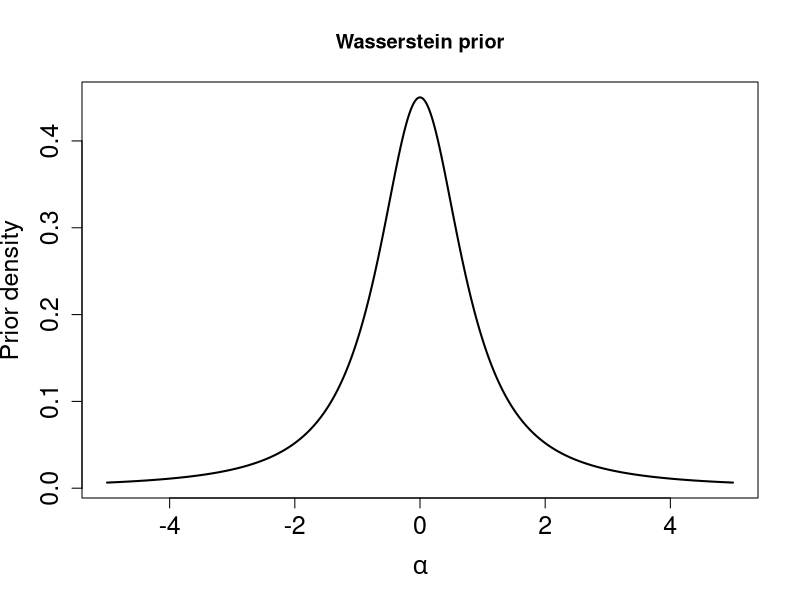
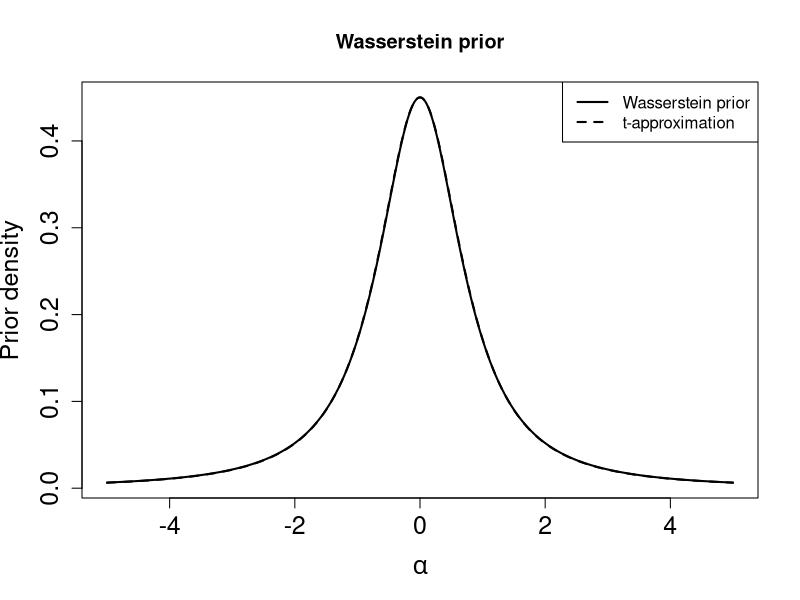
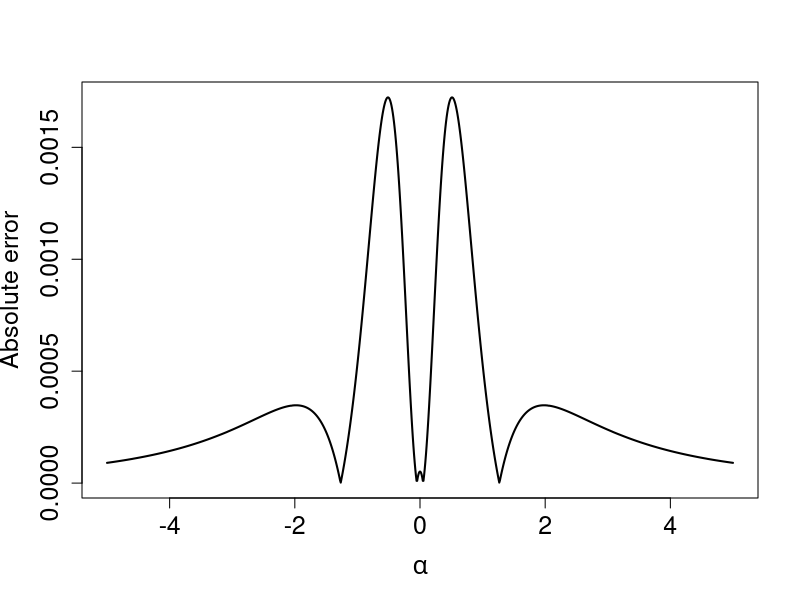

These charts were generated, in order, by the following R code:
## ---- chunk 1
# Wasserstein information function
WIM <- Vectorize(function(alpha){
  # Integrand
  integ <- Vectorize(function(x){
    log_num <- 0.5*log(2) - 0.5*(1 + 2*alpha^2)*x^2
    log_den <- 1.5*log(pi) + 2*log(1 + alpha^2) - log(2) - pnorm(alpha*x, log.p = TRUE)
    out <- exp(log_num - log_den)
    return(out)
  })
  int <- integrate(integ,-Inf,Inf)$value
})

# Normalising constant
tempf <- Vectorize(function(alpha){sqrt(WIM(alpha))})
normc <- integrate(tempf,-Inf,Inf)$value

# Wasserstein prior
piW <- Vectorize(function(alpha){sqrt(WIM(alpha))/normc })

curve(piW,-5,5, lwd = 2, n = 1000, xlab = expression(alpha), ylab = "Prior density", main = "Wasserstein prior",
      cex.axis = 1.5, cex.lab = 1.5)
## ---- chunk 2
# t-approximation
sc = 0.757
appt <- Vectorize(function(x) dt(x/sc, df = 3/2)/sc)

curve(piW,-5,5, lwd = 2, n = 1000, xlab = expression(alpha), ylab = "Prior density", main = "Wasserstein prior",
      cex.axis = 1.5, cex.lab = 1.5)
curve(appt,-5,5, lwd = 2, lty = 2, add = T, n = 1000)
legend('topright', legend = c('Wasserstein prior', 't-approximation'), lwd = 2, lty = c(1,2))



abs_err <- Vectorize(function(x) abs(piW(x) - appt(x))  )

curve(abs_err,-5,5, lwd = 2, n = 1000, xlab = expression(alpha), ylab = "Absolute error", main = "",
      cex.axis = 1.5, cex.lab = 1.5)
